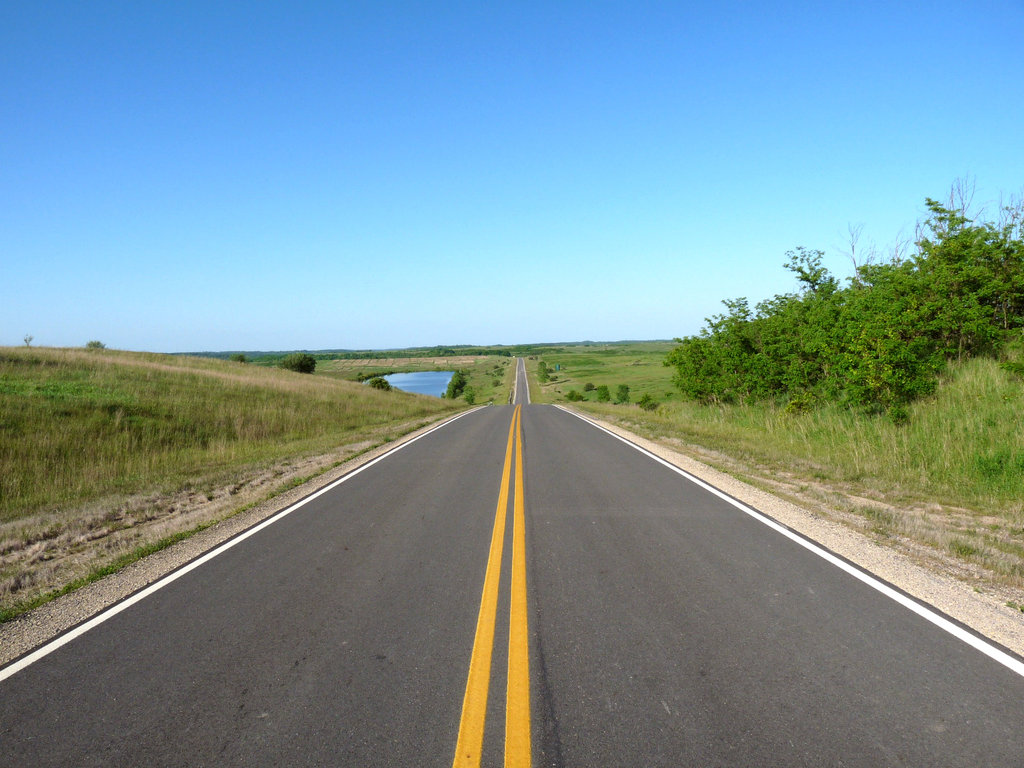
#> input picture lane.jpg, 1024 x 768 px
$ jupyter execute hough.ipynb
#> lines starting #> are read from the running program, lines starting #| are printed output that depends on the picture; after the words box and inside, x2 and y2 are one past the last pixel; in counts of white or black regions, pixels touching at a corner belong together
# Hough Transform

## 2D median filter

[cell 1]
import cv2
import matplotlib.pyplot as plt
import numpy as np

[cell 2]
laneimg = cv2.imread("lane.jpg", 0)

filteredLaneImage = cv2.medianBlur(laneimg, 5)  # To remove high frequency noise whilst preserving edges for edge detection later on

plt.figure(figsize=(10,4))

plt.subplot(1,2,1)
plt.imshow(laneimg, cmap='gray')
plt.title("Original")
plt.axis("off")

plt.subplot(1,2,2)
plt.imshow(filteredLaneImage, cmap='gray')
plt.title("Median Filter")
plt.axis("off")

plt.show()

## Canny Edge Detection

[cell 3]
edges = cv2.Canny(filteredLaneImage, 100, 200)
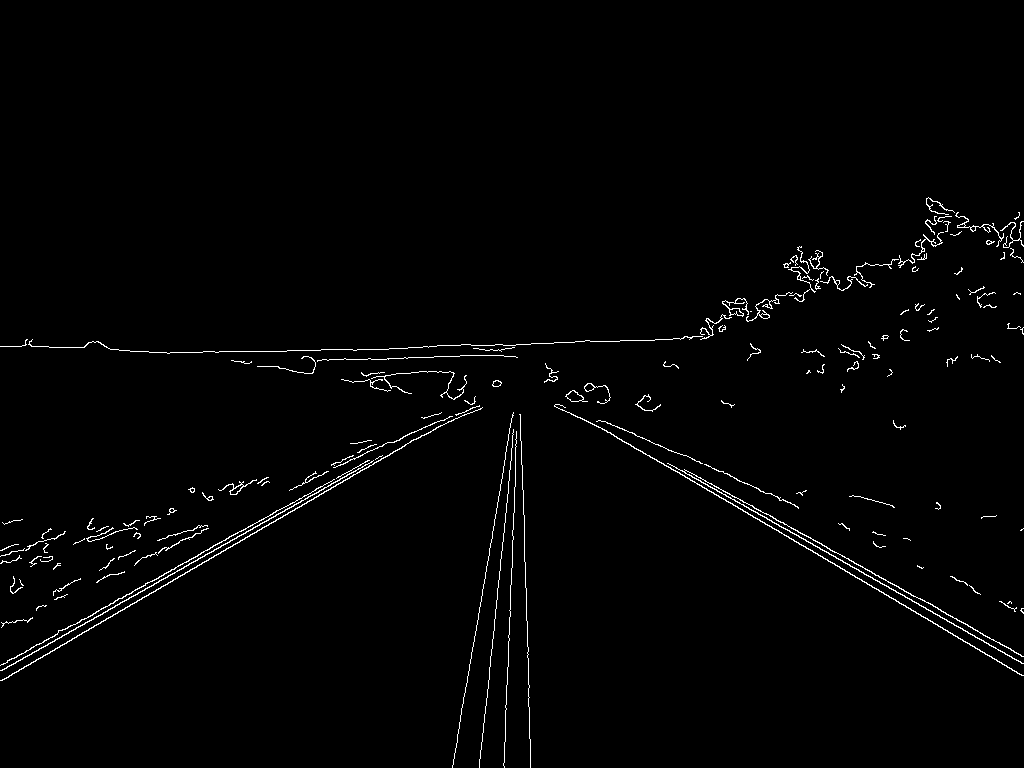
#> edges: shape (768, 1024); 1.4% white in thin lines or dots, all inside (x1, y1, x2, y2) = (0, 197, 1024, 768)
plt.figure(figsize=(10,4))

plt.subplot(1,2,1)
plt.imshow(filteredLaneImage, cmap='gray')
plt.title("filteredLaneImage")
plt.axis("off")

plt.subplot(1,2,2)
plt.imshow(edges, cmap='gray')
plt.title("Canny Edges")
plt.axis("off")

plt.show()

## ROI

[cell 4]
img_color = cv2.cvtColor(edges, cv2.COLOR_GRAY2BGR)

height, width = edges.shape

polygon = np.array([
    (int(width*0.01), int(height*0.87)),
    (int(width*0.45), int(height*0.5)),
    (int(width*0.55), int(height*0.5)),
    (int(width), int(height*0.87))
])

cv2.polylines(img_color, [polygon], True, (0,255,0), 3)
#> img_color: shape (768, 1024, 3); mean B, G, R 3.4, 6.9, 3.4

plt.imshow(img_color)
plt.title("ROI Area")
plt.axis("off")

[cell 5]
def region_of_interest(img):
    height = img.shape[0]
    width = img.shape[1]

    polygon = np.array([[
        (int(width*0.01), int(height*0.85)),
        (int(width*0.45), int(height*0.5)),
        (int(width*0.55), int(height*0.5)),
        (int(width), int(height*0.85))
    ]], dtype=np.int32)

    # Create mask
    # mask = np.zeros_like(img)
    mask = np.zeros((height, width), dtype=np.uint8)     # Changed to force the mask to be 1-channel (grayscale), regardless of 'img'

    # Fill polygon
    cv2.fillPoly(mask, polygon, 255)
#> mask: shape (768, 1024); 19.1% white; 1 white region, box (x1, y1, x2, y2) and area: (10, 384, 1024, 653) 150558

    # Apply mask
    # masked_image = cv2.bitwise_and(img, mask)
    masked_image = cv2.bitwise_and(img, img, mask=mask)
#> masked_image: shape (768, 1024); 0.62% white in thin lines or dots, all inside (x1, y1, x2, y2) = (24, 384, 1017, 653)


    return masked_image

[cell 6]
roi_edges = region_of_interest(edges)
plt.imshow(roi_edges, cmap='gray')
plt.title("ROI Output")
plt.axis("off")
plt.show()

### What is the problem we're trying to solve?

**Our Edge detection algorithm worked!** and it successfully detected the pixels that define those edges.
However, there is **no mathematical correlation between all those collective pixels** to tell my system that they are all a part of the same line.

Each point in the image space has infinite lines going throug it, however, infinity does NOT mean everything, it just means too many to count.
So, only one of those infinite lines of the first and second pixels are the exact same.
Or, if I have multiple points, only one minimzes the perpendicular distance to each pixel.

But, how do I find this line?


This is where the Hough Transform comes in.

It asks: "Okay, every straight line in my image has a normal vector (a perpendicular line connecting it to the origin). That normal vector has a length ($\rho$) and an angle ($\theta$). I can express the distance from the origin to that *entire line* as $\rho = x \cos(\theta) + y \sin(\theta)$.

Since Pixel 1 at $(x_1, y_1)$ could belong to infinite possible lines, I can substitute $\theta$ from 0 to 180 to map out all the possible $(\rho, \theta)$ combinations for it. Then I ask: which of these specific $(\rho, \theta)$ pairs will land in the exact same "bucket" (or grid cell that represents a pair of [ρ and θ]) as the pairs I get when I map out all possible lines for Pixel 2 at $(x_2, y_2)$?

After drawing all the possible values (in the parameter space) for those lines' parameters for each point that was given to me by my edge detection algorithm, I see which ($\rho$) and ($\theta$) were used the most or which "grid cell" in the parameter space had the most curves pass through it.

And then I will use these parameters to draw a line which is supposed to replace my old discrete line of pixels with my newly made continuous line.

[cell 7]
# 2.3.1 Accumulation into (rho, theta)-space

import numpy as np
import matplotlib.pyplot as plt


# Theta ranges from 0 to 180 degrees (converted to radians for math functions)
thetas = np.deg2rad(np.arange(0, 180))

height, width = roi_edges.shape  # find the maximum possible distance (ρ) which is the image diagonal

diag_len = int(np.ceil(np.sqrt(width**2 + height**2)))

# Rho can be negative depending on the angle, so we range from -diag_len to +diag_len
rhos = np.arange(-diag_len, diag_len + 1)

# 2. Initialize the Accumulator H(theta, rho) with zeros
# Rows = thetas (180), Columns = rhos (2 * diag_len + 1) (the +1 is the zero [for e.g. diag = 100, so possible values are -100->0, 0, 0->100])
accumulator = np.zeros((len(thetas), len(rhos)), dtype=np.uint64)

# 3. Find the (x, y) coordinates of all edge points (where pixel value > 0)
y_idxs, x_idxs = np.nonzero(roi_edges)
#> y_idxs = 4856 values from 384 to 652; x_idxs = 4856 values, max 1016 at index 4855, min 24 at index 4836, mean 508.7

# 4. Voting process (Vectorized for Jupyter performance)
# For each edge point (x, y) in the image
for i in range(len(x_idxs)):
    x = x_idxs[i]
    y = y_idxs[i]

    # Calculate rho for all theta values simultaneously: rho = x*cos(θ) + y*sin(θ)
    rho_vals = x * np.cos(thetas) + y * np.sin(thetas)

    # Round to nearest integer and shift by diag_len to fit into our array indices (0 to max_index)
    rho_idxs = np.round(rho_vals).astype(int) + diag_len

    # H(theta, rho) = H(theta, rho) + 1
    for theta_idx in range(len(thetas)):
        accumulator[theta_idx, rho_idxs[theta_idx]] += 1
#> this loop made 4856 passes
#> (x, y) on passes 1 to 3: (465, 384), (492, 384), (500, 384)
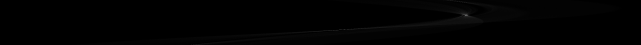
#> accumulator: shape (180, 2561) uint64 (shown at 1/4 size); min 0, max 334, mean 1.9; drawn with min black and max white

# 5. Plot the accumulator array as an image
plt.figure(figsize=(10, 6))
# Using 'hot' colormap is standard for Hough space to show "bright" peaks
plt.imshow(accumulator, cmap='hot', aspect='auto',
           extent=[-diag_len, diag_len, 180, 0])
plt.title('Hough Space Accumulator (Voting Result)')
plt.xlabel(r'Distance $\rho$ (pixels)')
plt.ylabel(r'Angle $\theta$ (degrees)')
plt.colorbar(label='Votes')
plt.show()

[cell 8]
# 2.3.2 Refining Coordinates and HT Post-Processing (NMS)

from scipy.ndimage import maximum_filter

# Define parameters for thresholding and non-maximum suppression
# Minimum pixels/votes a line must have to be considered valid
VOTE_THRESHOLD = 60

# The size of the local neighborhood to check for a maximum (controls suppression)
NEIGHBORHOOD_SIZE = 50 # (Basically chooses the "grid cell" with the highest votes among its 50 neighbouring cells, any other similar/neighbouring lines are disqualified)

# 1. Non-Maximum Suppression (NMS)
# maximum_filter replaces every pixel with the maximum value in its neighborhood
# By comparing the accumulator to the filtered version, we isolate the local peaks
local_max = maximum_filter(accumulator, size=NEIGHBORHOOD_SIZE) == accumulator
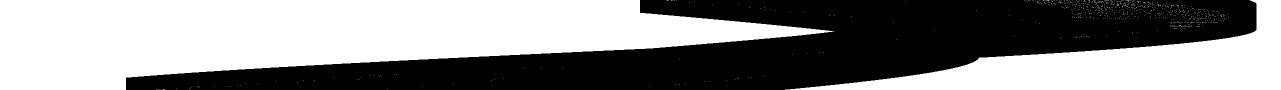
#> local_max: shape (180, 2561) bool (shown at 1/2 size); 55% white; 1 black region, box (x1, y1, x2, y2) and area: (252, 0, 2513, 180) 207441

# 2. Thresholding
# We also want to ignore "peaks" that are just background noise
background = (accumulator > VOTE_THRESHOLD)
#> background: shape (180, 2561) bool; 0.06% white; 42 white regions (41 under 20 px), largest, box (x1, y1, x2, y2) and area: (1849, 55, 1874, 65) 126

# 3. Combine both masks: it must be a local maximum AND above the vote threshold
valid_peaks = local_max & background
#> valid_peaks: shape (180, 2561) bool; 0% white in thin lines or dots, all inside (x1, y1, x2, y2) = (775, 2, 1869, 179)

# Extract the indices of these peaks
peak_theta_idxs, peak_rho_idxs = np.where(valid_peaks)        # i.e. indices where valid_peaks is "True" or has a value
#> peak_theta_idxs = [2, 60, 119, 178]; peak_rho_idxs = [1811, 1868, 1358, 775]

# Map indices back to actual theta (degrees) and rho values
peak_thetas = np.rad2deg(thetas[peak_theta_idxs])
#> peak_thetas = [2, 60, 119, 178]
peak_rhos = rhos[peak_rho_idxs]
#> peak_rhos = [531, 588, 78, -505]

print(f"Detected {len(peak_thetas)} distinct lines after NMS and thresholding.")
#| Detected 4 distinct lines after NMS and thresholding.

# 4. Plot the peaks on top of the Hough Space to verify
plt.figure(figsize=(10, 6))
plt.imshow(accumulator, cmap='hot', aspect='auto',
           extent=[-diag_len, diag_len, 180, 0])
plt.scatter(peak_rhos, peak_theta_idxs, color='cyan', marker='x', s=50, label='Detected Peaks (NMS)')
plt.title('Hough Space with Suppressed Peaks')
plt.xlabel(r'Distance $\rho$ (pixels)')
plt.ylabel(r'Angle $\theta$ (degrees)')
plt.legend()
plt.show()
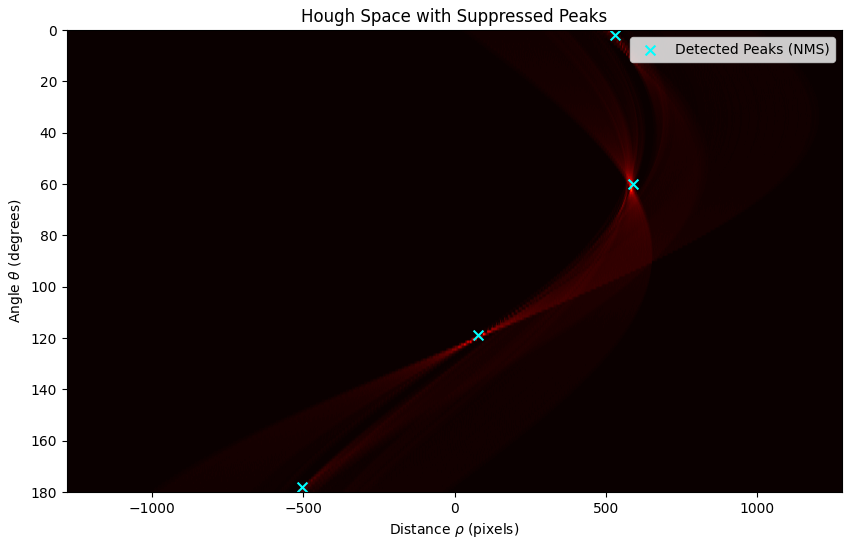
#> figure drawn by matplotlib, 1 panel

[cell 9]
# =========================================================
# Extra Code visualization and understanding
# =========================================================
import cv2
import numpy as np
import matplotlib.pyplot as plt

# Instead of copying the image, we create a completely black canvas
# with the exact same dimensions as 'laneimg'
smooth_lines_img = np.zeros_like(laneimg)

# We need a massive multiplier to stretch the line across the entire screen
L = 2000

# We loop through the peaks we extracted from the 'accumulator' in step 2.3.2
for rho, theta_deg in zip(peak_rhos, peak_thetas):

    # Convert theta back to radians for numpy math
    theta = np.deg2rad(theta_deg)

    # Calculate the directional components
    a = np.cos(theta)
    b = np.sin(theta)

    # 1. Find the anchor point (x0, y0)
    x0 = a * rho
    y0 = b * rho

    # 2. Calculate point 1 (stretch way out in one direction)
    x1 = int(x0 + L * (-b))
    y1 = int(y0 + L * (a))

    # 3. Calculate point 2 (stretch way out in the opposite direction)
    x2 = int(x0 - L * (-b))
    y2 = int(y0 - L * (a))

    # 4. Draw the smooth, continuous white line on the black background
    # (255, 255, 255) is pure white. Thickness is set to 3.
    cv2.line(smooth_lines_img, (x1, y1), (x2, y2), (255, 255, 255), 3)
    cropped_lines_img = region_of_interest(smooth_lines_img)
#> this loop made 4 passes
#> (rho, theta_deg, theta, a, b, x0, y0, x1) on passes 1 to 4: (531, 2, 0.0349, 0.999, 0.0349, 530.7, 18.53, 460), (588, 60, 1.05, 0.5, 0.866, 294, 509.2, -1438), (78, 119, 2.08, -0.485, 0.875, -37.82, 68.22, -1787), (-505, 178, 3.11, -0.999, 0.0349, 504.7, -17.62, 434)
#> smooth_lines_img: shape (768, 1024); 2.4% white; 1 white region, box (x1, y1, x2, y2) and area: (0, 0, 1024, 768) 18905
# Plot the final result
plt.figure(figsize=(10, 6))
# Using cmap='gray' keeps the classic black-and-white look of the earlier edge mask
plt.imshow(cropped_lines_img, cmap='gray')
plt.title("Pure Mathematical Lines from Hough Transform")
plt.axis('off')
plt.show()
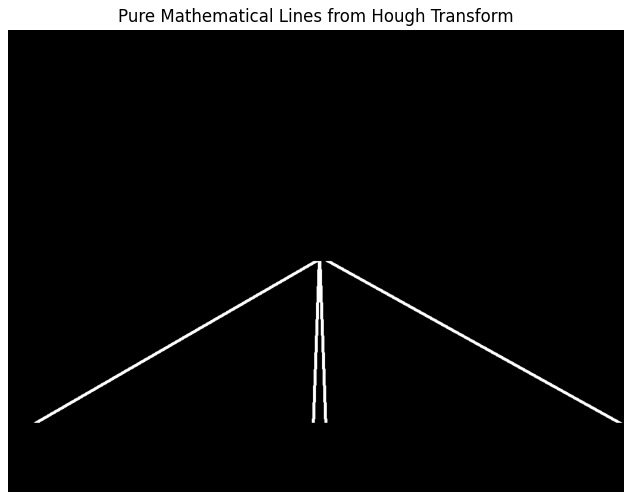
#> figure drawn by matplotlib, 1 panel

[cell 10]
# =========================================================
# Drawing Colored Lines on the Image
# =========================================================
import cv2
import numpy as np
import matplotlib.pyplot as plt


color_canvas = cv2.cvtColor(laneimg, cv2.COLOR_BGR2RGB)

# 2. Make a copy so we don't overwrite our original variable
line_image = np.copy(color_canvas)

# We need a massive multiplier to stretch the line
L = 2000

# Loop through every winning (rho, theta) pair we found
for rho, theta_deg in zip(peak_rhos, peak_thetas):

    # Convert theta back to radians
    theta = np.deg2rad(theta_deg)

    a = np.cos(theta)
    b = np.sin(theta)

    x0 = a * rho              # Here we get one point on the line (intersection between the polar form line and its normal)
    y0 = b * rho              # We will then stretch it out to two points one in each direction of the normal to the polar form line.

    x1 = int(x0 + L * (-b))  # It might appear that we're using sines for the x coordinates but that's just becuase
    y1 = int(y0 + L * (a))   # We want to extend the normal line, not the polar form line itself.
    x2 = int(x0 - L * (-b))
    y2 = int(y0 - L * (a))

    # 3. Draw the line on our RGB canvas
    # Since we already converted to RGB, (255, 0, 0) will correctly draw pure RED.
    cv2.line(line_image, (x1, y1), (x2, y2), (255, 0, 0), 5)
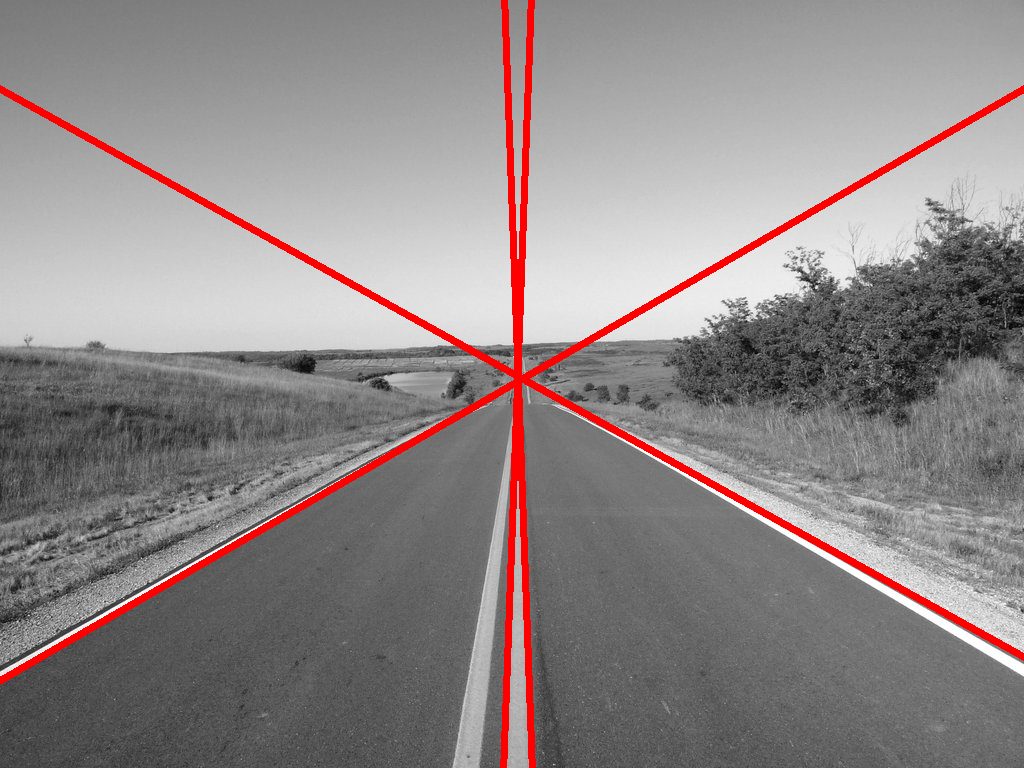
#> line_image: shape (768, 1024, 3); mean R, G, B 143.7, 135.1, 135.1

# 4. Apply your Region of Interest mask to chop the lines
# (Make sure your region_of_interest function can handle 3-channel images!)
cropped_lines_img = region_of_interest(line_image)
#> in region_of_interest (call 6), `masked_image = cv2.bitwise_and(img, img, mask=mask)`:
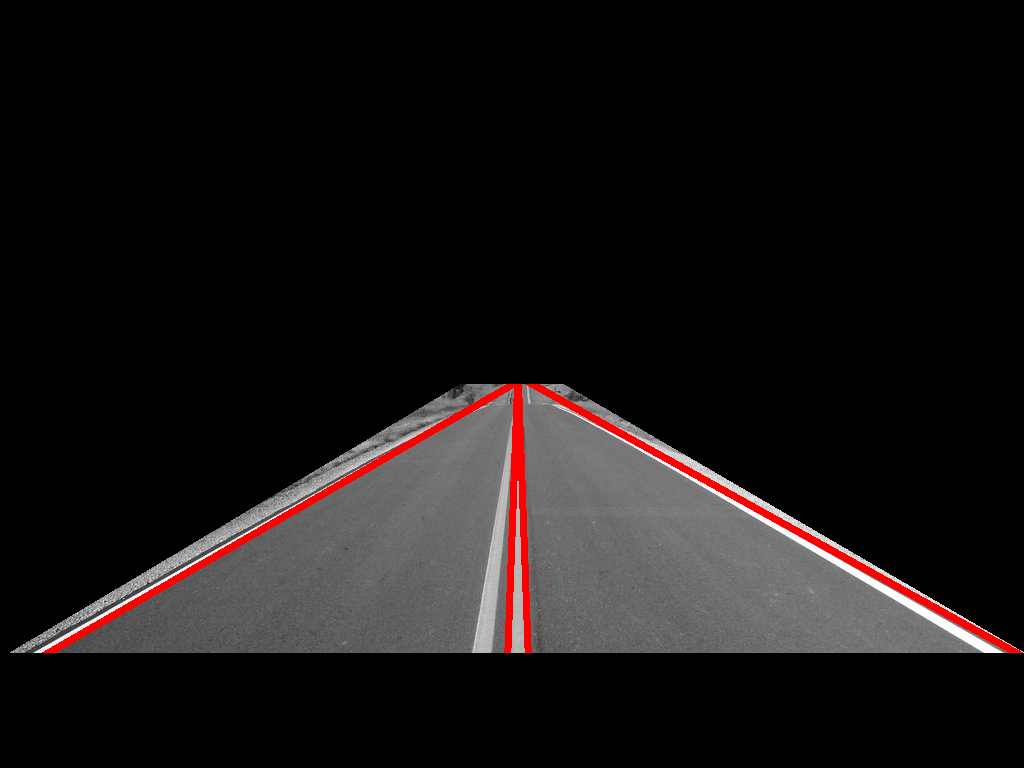
#> masked_image: shape (768, 1024, 3); mean R, G, B 24.2, 20.5, 20.5

# Plot the final result
plt.figure(figsize=(10, 6))
plt.imshow(cropped_lines_img)
plt.title("Detected Hough Lines (in Color!)")
plt.axis('off')
plt.show()
